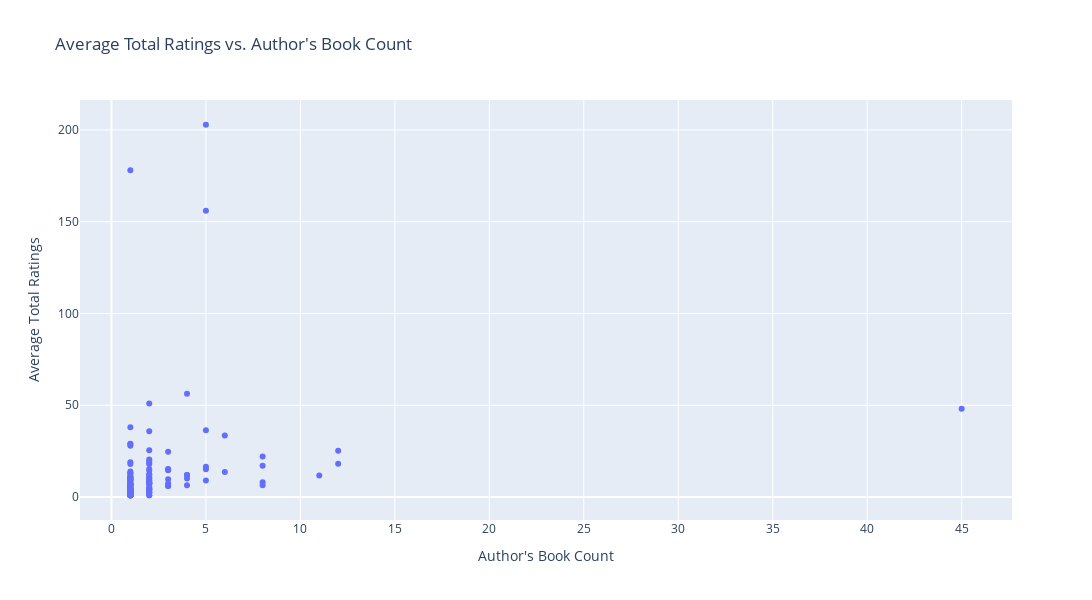

The notebook cell saved with this chart:
### Code cell
# Group by 'Author' and calculate average total ratings and count of books
avg_ratings_by_author = df.groupby('Author').agg({
    'Total Ratings': 'mean',  
    'Title': 'count'      
}).reset_index()

avg_ratings_by_author = avg_ratings_by_author.rename(columns={'Title': 'Book Count'})

# Plotting the relationship
fig = px.scatter(avg_ratings_by_author, x='Book Count', y='Total Ratings',
                 title='Average Total Ratings vs. Author\'s Book Count',
                 labels={'Book Count': 'Author\'s Book Count', 'Total Ratings': 'Average Total Ratings'})

# Adjust the figure size
fig.update_layout(
    width=1300,  # Set the width of the figure
    height=600   # Set the height of the figure
)

iplot(fig)

### Figure 1 — Plotly figure (JSON) as saved in the notebook; plotly's stock layout.template omitted (floating-point values rounded to 4 significant figures; data arrays with more than 128 entries replaced by an {"elided": "..."} marker saying what was removed)
{"data": [{"hovertemplate": "Author's Book Count=%{x}<br>Average Total Ratings=%{y}<extra></extra>", "legendgroup": "", "marker": {"color": "#636efa", "symbol": "circle"}, "mode": "markers", "name": "", "orientation": "v", "showlegend": false, "type": "scatter", "x": {"elided": "135 int values"}, "xaxis": "x", "y": {"elided": "135 float values"}, "yaxis": "y"}], "layout": {"height": 600, "legend": {"tracegroupgap": 0}, "title": {"text": "Average Total Ratings vs. Author's Book Count"}, "width": 1300, "xaxis": {"anchor": "y", "domain": [0, 1], "title": {"text": "Author's Book Count"}}, "yaxis": {"anchor": "x", "domain": [0, 1], "title": {"text": "Average Total Ratings"}}}}
